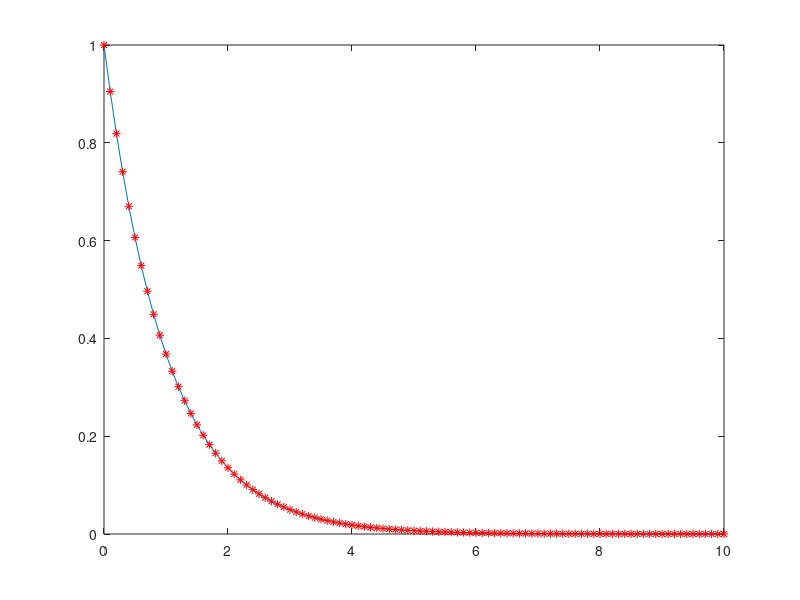
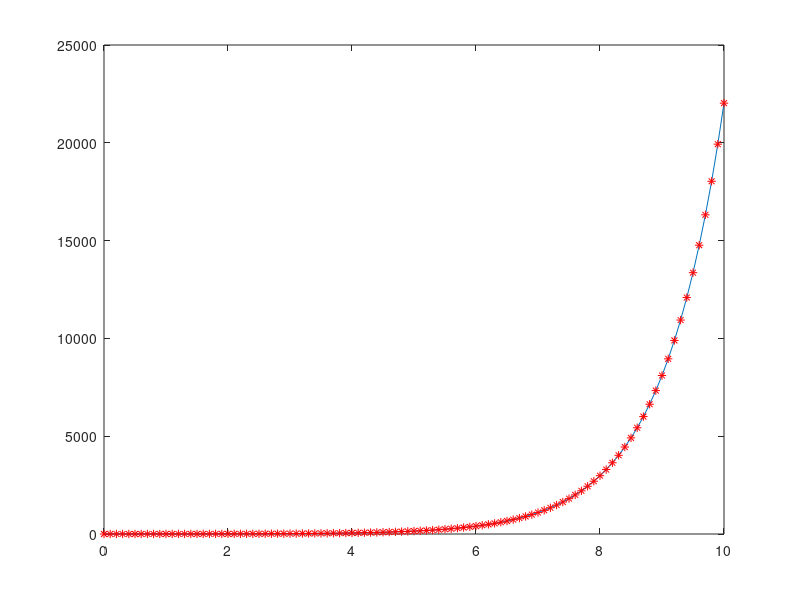
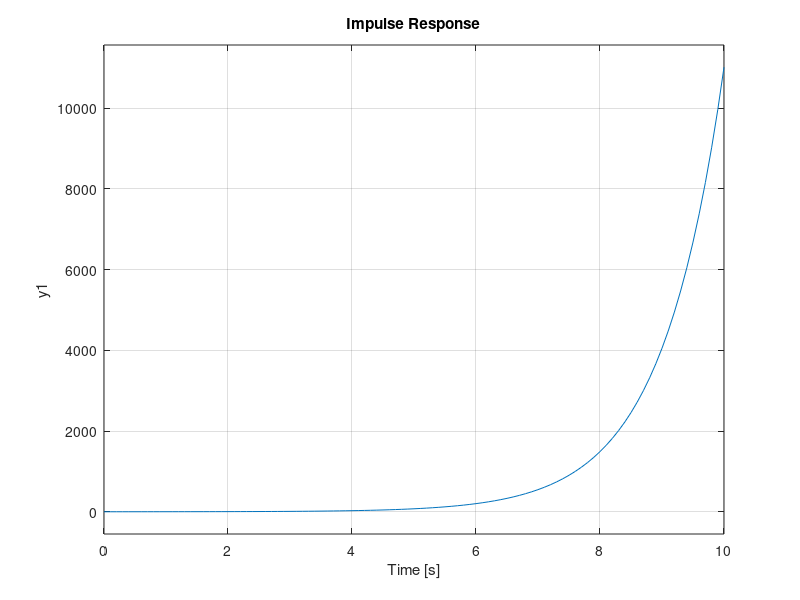
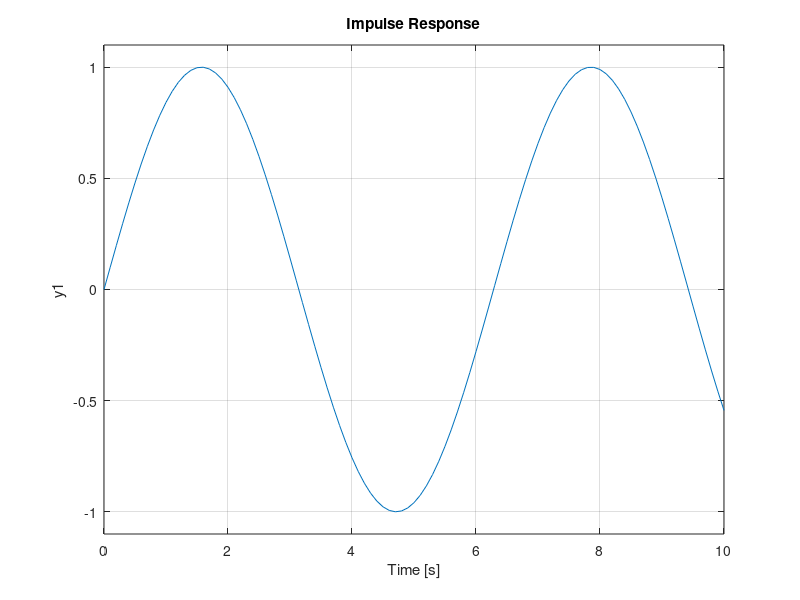

MATLAB code to generate these figures, in order:

H1=tf(1,[1 1])
figure(3)
[y1,t1]=impulse(H1,10)
y1_calc=exp(-t1);
plot(t1,y1,t1,y1_calc,'r*')

H2=tf(1,[1 -1])
figure(4)
[y2,t2]=impulse(H2,10)
y2_calc=exp(t2)
plot(t2,y2,t2,y2_calc,'r*')

H3=tf(1,[1 0 -1])
figure(5)
impulse(H3,10)

H4=tf(1,[1 0 1])
figure(6)
impulse(H4,10)

H5=tf(1,[1 2 17])
figure(7)
impulse(H5,10)

